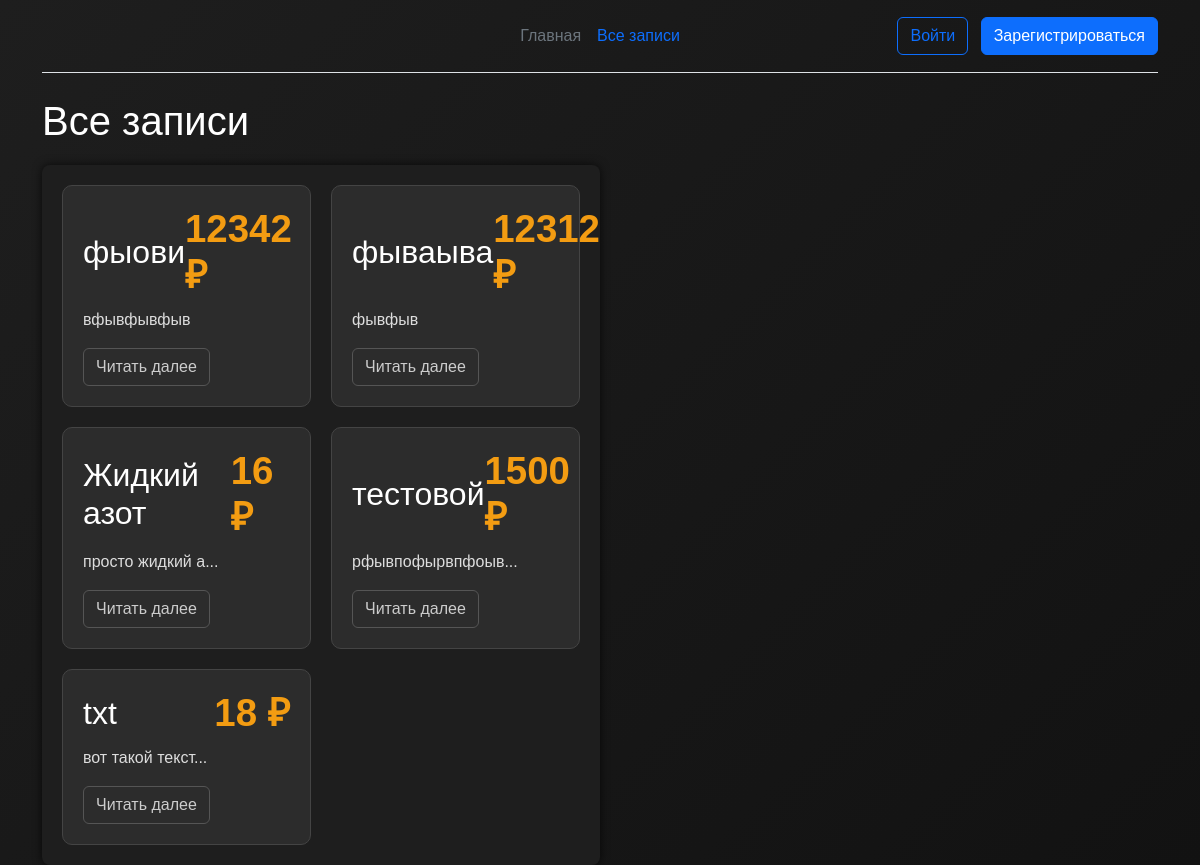
The page /posts on the database its author committed.
### main.py (models this page shows)
class Product(db.Model):
    id = db.Column(db.Integer, primary_key=True)
    name = db.Column(db.Text, nullable=False)
    price = db.Column(db.Integer, nullable=False)
    text = db.Column(db.Text, nullable=False)

### main.py (the view)
@app.route('/posts')
def posts():
    product = Product.query.all()
    return render_template('posts.html', product=product)

### main.py (called while the page is built)
@app.context_processor
def inject_user():
    return {
        'logged_in': session.get('logged_in', False),
        'email': session.get('email')
    }

### templates/posts.html (shortened to what this page needs)
{% extends 'base.html' %}
{% block body %}
<h1>Все записи</h1>
<div class="col-md-6">
    {% for post in product %}
    <div class="post-card">
        <h2>
            {{ post.name }}
            <span class="price">{{ post.price }} ₽</span>
        </h2>
        <p>{{ post.text[:15] }}{% if post.text|length > 15 %}...{% endif %}</p>
        <a href="{{ url_for('product_detail', product_id=post.id) }}" class="btn btn-outline-secondary">Читать далее</a>
    </div>
    {% endfor %}
</div>
{% endblock %}

### templates/base.html (shortened to what this page needs)
<!DOCTYPE html>
<html lang="en">
<head>
    <link href="https://cdn.jsdelivr.net/npm/bootstrap@5.3.8/dist/css/bootstrap.min.css" rel="stylesheet">
    <link rel="stylesheet" href="{{ url_for('static', filename='css/main.css') }}">
</head>
<body>
<div class="container">
    <header class="d-flex flex-wrap align-items-center justify-content-center justify-content-md-between py-3 mb-4 border-bottom">
        <div class="col-md-3 mb-2 mb-md-0">
            <a href="/" class="d-inline-flex link-body-emphasis text-decoration-none">
                <svg class="bi" width="40" height="32" role="img" aria-label="Bootstrap">
                    <use xlink:href="#bootstrap"></use>
                </svg>
            </a>
        </div>
        <ul class="nav col-12 col-md-auto mb-2 justify-content-center mb-md-0">
            <li><a href="{{ url_for('index') }}" class="nav-link px-2 link-secondary">Главная</a></li>
            <li><a href="{{ url_for('posts') }}" class="nav-link px-2">Все записи</a></li>
        </ul>
        <div class="col-md-3 text-end">
            {% if not logged_in %}
                <form action="{{ url_for('sign_up') }}" method="get" style="display:inline;">
                    <button type="submit" class="btn btn-outline-primary me-2">Войти</button>
                </form>
                <form action="{{ url_for('sign_in') }}" method="get" style="display:inline;">
                    <button type="submit" class="btn btn-primary">Зарегистрироваться</button>
                </form>
            {% endif %}
        </div>
    </header>
    {% block body %}{% endblock %}
</div>
</body>
</html>

### static/css/main.css (style rules this page uses)
body { background: linear-gradient(135deg, #1e1e1e, #121212); color: #fff; min-height: 100vh; margin: 0; font-family: Arial, sans-serif; }

### templates/posts.html (style rules this page uses)
body { background-color: #121212; color: #e0e0e0; }
h1 { color: #ffffff; margin-bottom: 20px; }
.col-md-6 { background-color: #1e1e1e; padding: 20px; border-radius: 8px; box-shadow: 0 0 10px rgba(0, 0, 0, 0.7); display: flex; flex-wrap: wrap; gap: 20px; }
.post-card { background-color: #2c2c2c; border: 1px solid #444; border-radius: 10px; padding: 20px; color: #ddd; transition: background-color 0.3s ease; width: calc(50% - 10px); box-sizing: border-box; }
.post-card h2 { color: #ffffff; margin-bottom: 10px; display: flex; justify-content: space-between; align-items: center; }
.post-card h2 .price { color: #f39c12; font-weight: bold; font-size: 1.2em; }
.btn-outline-secondary { color: #ccc; border-color: #555; background-color: transparent; transition: all 0.3s ease; }

### rows shown on the page
Product: name "фыови", price "12342", text "вфывфывфыв"
Product: name "фываыва", price "12312", text "фывфыв"
Product: name "Жидкий азот", price "16", text "просто жидкий а"
Product: name "тестовой", price "1500", text "рфывпофырвпфоыв"
Product: name "txt", price "18", text "вот такой текст"
